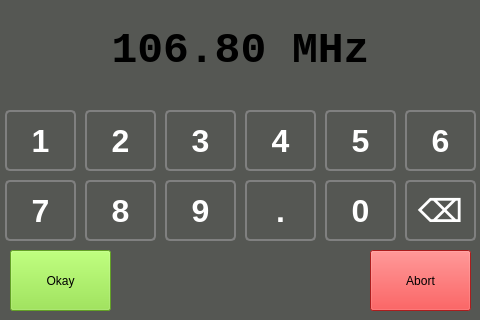
<?xml version="1.0" encoding="UTF-8"?>
<ui version="4.0">
 <class>frequencyedit</class>
 <widget class="QDialog" name="frequencyedit">
  <property name="geometry">
   <rect>
    <x>0</x>
    <y>0</y>
    <width>480</width>
    <height>320</height>
   </rect>
  </property>
  <property name="cursor">
   <cursorShape>BlankCursor</cursorShape>
  </property>
  <property name="contextMenuPolicy">
   <enum>Qt::NoContextMenu</enum>
  </property>
  <property name="windowTitle">
   <string>Frq</string>
  </property>
  <property name="styleSheet">
   <string notr="true">background-color: rgb(85, 87, 83)</string>
  </property>
  <widget class="QPushButton" name="BTN_1">
   <property name="geometry">
    <rect>
     <x>5</x>
     <y>110</y>
     <width>71</width>
     <height>61</height>
    </rect>
   </property>
   <property name="font">
    <font>
     <pointsize>24</pointsize>
     <weight>75</weight>
     <bold>true</bold>
    </font>
   </property>
   <property name="focusPolicy">
    <enum>Qt::NoFocus</enum>
   </property>
   <property name="styleSheet">
    <string notr="true">    border: 2px solid grey;
    border-radius: 5px;
    text-align: center;
	color:white
</string>
   </property>
   <property name="text">
    <string>1</string>
   </property>
  </widget>
  <widget class="QPushButton" name="BTN_2">
   <property name="geometry">
    <rect>
     <x>85</x>
     <y>110</y>
     <width>71</width>
     <height>61</height>
    </rect>
   </property>
   <property name="font">
    <font>
     <pointsize>24</pointsize>
     <weight>75</weight>
     <bold>true</bold>
    </font>
   </property>
   <property name="focusPolicy">
    <enum>Qt::NoFocus</enum>
   </property>
   <property name="styleSheet">
    <string notr="true">    border: 2px solid grey;
    border-radius: 5px;
    text-align: center;
	color:white
</string>
   </property>
   <property name="text">
    <string>2</string>
   </property>
  </widget>
  <widget class="QPushButton" name="BTN_3">
   <property name="geometry">
    <rect>
     <x>165</x>
     <y>110</y>
     <width>71</width>
     <height>61</height>
    </rect>
   </property>
   <property name="font">
    <font>
     <pointsize>24</pointsize>
     <weight>75</weight>
     <bold>true</bold>
    </font>
   </property>
   <property name="focusPolicy">
    <enum>Qt::NoFocus</enum>
   </property>
   <property name="styleSheet">
    <string notr="true">    border: 2px solid grey;
    border-radius: 5px;
    text-align: center;
	color:white
</string>
   </property>
   <property name="text">
    <string>3</string>
   </property>
  </widget>
  <widget class="QPushButton" name="BTN_4">
   <property name="geometry">
    <rect>
     <x>245</x>
     <y>110</y>
     <width>71</width>
     <height>61</height>
    </rect>
   </property>
   <property name="font">
    <font>
     <pointsize>24</pointsize>
     <weight>75</weight>
     <bold>true</bold>
    </font>
   </property>
   <property name="focusPolicy">
    <enum>Qt::NoFocus</enum>
   </property>
   <property name="styleSheet">
    <string notr="true">    border: 2px solid grey;
    border-radius: 5px;
    text-align: center;
	color:white
</string>
   </property>
   <property name="text">
    <string>4</string>
   </property>
  </widget>
  <widget class="QPushButton" name="BTN_5">
   <property name="geometry">
    <rect>
     <x>325</x>
     <y>110</y>
     <width>71</width>
     <height>61</height>
    </rect>
   </property>
   <property name="font">
    <font>
     <pointsize>24</pointsize>
     <weight>75</weight>
     <bold>true</bold>
    </font>
   </property>
   <property name="focusPolicy">
    <enum>Qt::NoFocus</enum>
   </property>
   <property name="styleSheet">
    <string notr="true">    border: 2px solid grey;
    border-radius: 5px;
    text-align: center;
	color:white
</string>
   </property>
   <property name="text">
    <string>5</string>
   </property>
  </widget>
  <widget class="QPushButton" name="BTN_6">
   <property name="geometry">
    <rect>
     <x>405</x>
     <y>110</y>
     <width>71</width>
     <height>61</height>
    </rect>
   </property>
   <property name="font">
    <font>
     <pointsize>24</pointsize>
     <weight>75</weight>
     <bold>true</bold>
    </font>
   </property>
   <property name="focusPolicy">
    <enum>Qt::NoFocus</enum>
   </property>
   <property name="styleSheet">
    <string notr="true">    border: 2px solid grey;
    border-radius: 5px;
    text-align: center;
	color:white
</string>
   </property>
   <property name="text">
    <string>6</string>
   </property>
  </widget>
  <widget class="QPushButton" name="BTN_7">
   <property name="geometry">
    <rect>
     <x>5</x>
     <y>180</y>
     <width>71</width>
     <height>61</height>
    </rect>
   </property>
   <property name="font">
    <font>
     <pointsize>24</pointsize>
     <weight>75</weight>
     <bold>true</bold>
    </font>
   </property>
   <property name="focusPolicy">
    <enum>Qt::NoFocus</enum>
   </property>
   <property name="styleSheet">
    <string notr="true">    border: 2px solid grey;
    border-radius: 5px;
    text-align: center;
	color:white
</string>
   </property>
   <property name="text">
    <string>7</string>
   </property>
  </widget>
  <widget class="QPushButton" name="BTN_8">
   <property name="geometry">
    <rect>
     <x>85</x>
     <y>180</y>
     <width>71</width>
     <height>61</height>
    </rect>
   </property>
   <property name="font">
    <font>
     <pointsize>24</pointsize>
     <weight>75</weight>
     <bold>true</bold>
    </font>
   </property>
   <property name="focusPolicy">
    <enum>Qt::NoFocus</enum>
   </property>
   <property name="styleSheet">
    <string notr="true">    border: 2px solid grey;
    border-radius: 5px;
    text-align: center;
	color:white
</string>
   </property>
   <property name="text">
    <string>8</string>
   </property>
  </widget>
  <widget class="QPushButton" name="BTN_9">
   <property name="geometry">
    <rect>
     <x>165</x>
     <y>180</y>
     <width>71</width>
     <height>61</height>
    </rect>
   </property>
   <property name="font">
    <font>
     <pointsize>24</pointsize>
     <weight>75</weight>
     <bold>true</bold>
    </font>
   </property>
   <property name="focusPolicy">
    <enum>Qt::NoFocus</enum>
   </property>
   <property name="styleSheet">
    <string notr="true">    border: 2px solid grey;
    border-radius: 5px;
    text-align: center;
	color:white
</string>
   </property>
   <property name="text">
    <string>9</string>
   </property>
  </widget>
  <widget class="QPushButton" name="BTN_COLON">
   <property name="geometry">
    <rect>
     <x>245</x>
     <y>180</y>
     <width>71</width>
     <height>61</height>
    </rect>
   </property>
   <property name="font">
    <font>
     <pointsize>24</pointsize>
     <weight>75</weight>
     <bold>true</bold>
    </font>
   </property>
   <property name="focusPolicy">
    <enum>Qt::NoFocus</enum>
   </property>
   <property name="styleSheet">
    <string notr="true">    border: 2px solid grey;
    border-radius: 5px;
    text-align: center;
	color:white
</string>
   </property>
   <property name="text">
    <string>.</string>
   </property>
  </widget>
  <widget class="QPushButton" name="BTN_0">
   <property name="geometry">
    <rect>
     <x>325</x>
     <y>180</y>
     <width>71</width>
     <height>61</height>
    </rect>
   </property>
   <property name="font">
    <font>
     <pointsize>24</pointsize>
     <weight>75</weight>
     <bold>true</bold>
    </font>
   </property>
   <property name="focusPolicy">
    <enum>Qt::NoFocus</enum>
   </property>
   <property name="styleSheet">
    <string notr="true">    border: 2px solid grey;
    border-radius: 5px;
    text-align: center;
	color:white
</string>
   </property>
   <property name="text">
    <string>0</string>
   </property>
  </widget>
  <widget class="QPushButton" name="BTN_BACK">
   <property name="geometry">
    <rect>
     <x>405</x>
     <y>180</y>
     <width>71</width>
     <height>61</height>
    </rect>
   </property>
   <property name="font">
    <font>
     <pointsize>24</pointsize>
     <weight>75</weight>
     <bold>true</bold>
    </font>
   </property>
   <property name="focusPolicy">
    <enum>Qt::NoFocus</enum>
   </property>
   <property name="styleSheet">
    <string notr="true">    border: 2px solid grey;
    border-radius: 5px;
    text-align: center;
	color:white
</string>
   </property>
   <property name="text">
    <string>⌫</string>
   </property>
  </widget>
  <widget class="QPushButton" name="BTN_OKAY">
   <property name="geometry">
    <rect>
     <x>10</x>
     <y>250</y>
     <width>101</width>
     <height>61</height>
    </rect>
   </property>
   <property name="focusPolicy">
    <enum>Qt::NoFocus</enum>
   </property>
   <property name="styleSheet">
    <string notr="true">background-color: rgb(138, 226, 52);</string>
   </property>
   <property name="text">
    <string>Okay</string>
   </property>
  </widget>
  <widget class="QPushButton" name="BTN_ABORT">
   <property name="geometry">
    <rect>
     <x>370</x>
     <y>250</y>
     <width>101</width>
     <height>61</height>
    </rect>
   </property>
   <property name="focusPolicy">
    <enum>Qt::NoFocus</enum>
   </property>
   <property name="styleSheet">
    <string notr="true">background-color: rgb(239, 41, 41);</string>
   </property>
   <property name="text">
    <string>Abort</string>
   </property>
  </widget>
  <widget class="QLabel" name="Frequency">
   <property name="geometry">
    <rect>
     <x>0</x>
     <y>0</y>
     <width>481</width>
     <height>101</height>
    </rect>
   </property>
   <property name="font">
    <font>
     <family>Monospace</family>
     <pointsize>32</pointsize>
     <weight>75</weight>
     <bold>true</bold>
    </font>
   </property>
   <property name="styleSheet">
    <string notr="true">background-color:rgb(238, 238, 236); color: black;
    border: 2px solid grey;
    border-radius: 5px;
checked{background-color:rgb(238, 238, 236); color: black }
</string>
   </property>
   <property name="frameShape">
    <enum>QFrame::NoFrame</enum>
   </property>
   <property name="text">
    <string>106.80 MHz</string>
   </property>
   <property name="alignment">
    <set>Qt::AlignCenter</set>
   </property>
  </widget>
  <widget class="QPushButton" name="pushButton">
   <property name="geometry">
    <rect>
     <x>120</x>
     <y>250</y>
     <width>241</width>
     <height>61</height>
    </rect>
   </property>
   <property name="text">
    <string/>
   </property>
   <property name="icon">
    <iconset resource="icons.qrc">
     <normaloff>:/icons/Elektor-Logo.png</normaloff>:/icons/Elektor-Logo.png</iconset>
   </property>
   <property name="iconSize">
    <size>
     <width>160</width>
     <height>96</height>
    </size>
   </property>
   <property name="flat">
    <bool>true</bool>
   </property>
  </widget>
  <zorder>Frequency</zorder>
  <zorder>BTN_1</zorder>
  <zorder>BTN_2</zorder>
  <zorder>BTN_3</zorder>
  <zorder>BTN_4</zorder>
  <zorder>BTN_5</zorder>
  <zorder>BTN_6</zorder>
  <zorder>BTN_7</zorder>
  <zorder>BTN_8</zorder>
  <zorder>BTN_9</zorder>
  <zorder>BTN_COLON</zorder>
  <zorder>BTN_0</zorder>
  <zorder>BTN_BACK</zorder>
  <zorder>BTN_OKAY</zorder>
  <zorder>BTN_ABORT</zorder>
  <zorder>pushButton</zorder>
 </widget>
 <resources>
  <include location="icons.qrc"/>
 </resources>
 <connections/>
</ui>
